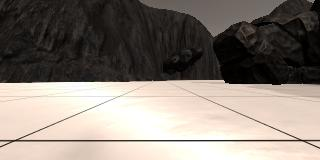
#> input picture Rover_project/calibration_images/example_grid1.jpg, 320 x 160 px
$ jupyter execute --allow-errors Rover_Project_Test_Notebook.ipynb   (shell and % lines are left out)   (older library calls are emulated)
#> lines starting #> are read from the running program, lines starting #| are printed output that depends on the picture
## Rover Project Test Notebook
This notebook contains the functions from the lesson and provides the scaffolding you need to test out your mapping methods.  The steps you need to complete in this notebook for the project are the following:

* First just run each of the cells in the notebook, examine the code and the results of each.
* Run the simulator in "Training Mode" and record some data. Note: the simulator may crash if you try to record a large (longer than a few minutes) dataset, but you don't need a ton of data, just some example images to work with.
* Change the data directory path (2 cells below) to be the directory where you saved data
* Test out the functions provided on your data
* Write new functions (or modify existing ones) to report and map out detections of obstacles and rock samples (yellow rocks)
* Populate the `process_image()` function with the appropriate steps/functions to go from a raw image to a worldmap.
* Run the cell that calls `process_image()` using `moviepy` functions to create video output
* Once you have mapping working, move on to modifying `perception.py` and `decision.py` to allow your rover to navigate and map in autonomous mode!

**Note: If, at any point, you encounter frozen display windows or other confounding issues, you can always start again with a clean slate by going to the "Kernel" menu above and selecting "Restart & Clear Output".**

**Run the next cell to get code highlighting in the markdown cells.**

[cell 1]
#%matplotlib qt # Choose %matplotlib qt to plot to an interactive window (note it may show up behind your browser)
# Make some of the relevant imports
import cv2 # OpenCV for perspective transform
import numpy as np
import matplotlib.image as mpimg
import matplotlib.pyplot as plt
import scipy.misc # For saving images as needed
import glob  # For reading in a list of images from a folder

## Quick Look at the Data
There's some example data provided in the `test_dataset` folder.  This basic dataset is enough to get you up and running but if you want to hone your methods more carefully you should record some data of your own to sample various scenarios in the simulator.

Next, read in and display a random image from the `test_dataset` folder

[cell 2]
path = '../test_dataset/IMG/*'
img_list = glob.glob(path)
# Grab a random image and display it
#> (the rest of this cell did not finish here and is left out)

## Calibration Data
Read in and display example grid and rock sample calibration images.  You'll use the grid for perspective transform and the rock image for creating a new color selection that identifies these samples of interest.

[cell 3]
# In the simulator you can toggle on a grid on the ground for calibration
# You can also toggle on the rock samples with the 0 (zero) key.
# Here's an example of the grid and one of the rocks
example_grid = '../calibration_images/example_grid1.jpg'
example_rock = '../calibration_images/example_rock1.jpg'
grid_img = mpimg.imread(example_grid)
#> grid_img is the input picture: shape (160, 320, 3); mean R, G, B 135.1, 126.3, 118.3
rock_img = mpimg.imread(example_rock)
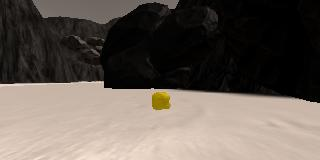
#> input picture Rover_project/calibration_images/example_rock1.jpg, 320 x 160 px
#> rock_img is the input picture: shape (160, 320, 3); mean R, G, B 102.3, 93, 85.2

fig = plt.figure(figsize=(12,3))
plt.subplot(121)
plt.imshow(grid_img)
plt.subplot(122)
plt.imshow(rock_img)
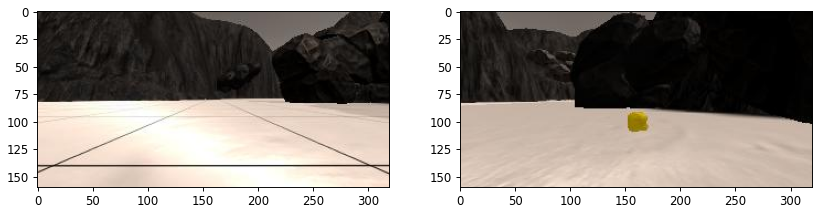
#> figure drawn by matplotlib, 2 panels

[cell 4]
# In the simulator you can toggle on a grid on the ground for calibration
# You can also toggle on the rock samples with the 0 (zero) key.
# Here's an example of the grid and one of the rocks
recorded_img = '../rec1/IMG/robocam_2017_06_01_20_01_20_098.jpg'
#> (the rest of this cell did not finish here and is left out)

## Perspective Transform

Define the perspective transform function from the lesson and test it on an image.

[cell 5]
source = np.float32([[14, 140], [301 ,140],[200, 96], [118, 96]])
#> source = [[14, 140], [301, 140], [200, 96], [118, 96]]
plt.imshow(grid_img)
plt.plot(source[:,0],source[:,1],'r.')
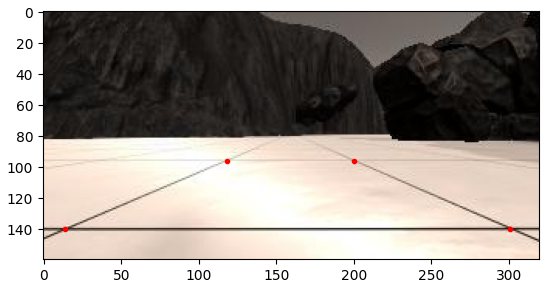
#> figure drawn by matplotlib, 1 panel
